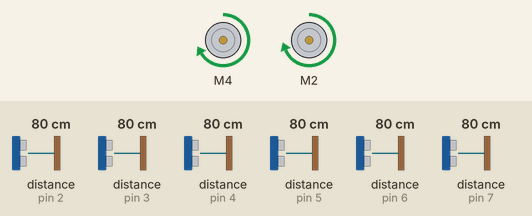
Bench run of a sketch on a simulated Arduino Uno, built with avr-gcc and run on an emulated ATmega328P. On the bench: 2 × DC motor (green arrow = forward, orange = backward, longer = faster). Wiring (inferred from the names in the program): 6 × ultrasonic range finder: trigger pin 8, echo pin 2 / trigger pin 9, echo pin 3 / trigger pin 10, echo pin 4 / trigger pin 11, echo pin 5 / trigger pin 12, echo pin 6 / trigger pin 13, echo pin 7. Inputs (shaded band) come from the test bench; at power-on: distance to the obstacle (sensors on pin 3, pin 6, pin 2, pin 4, pin 5, pin 7) 80 cm. The echo pulse lasts 58.3 µs per cm; no radio packets arrive unless stated.

Above: at 1.2 s.
1.3 s: distance to the obstacle (sensor on pin 3) set to 23 cm
2.8 s: distance to the obstacle (sensor on pin 3) set to 19 cm
At 3.9 s:
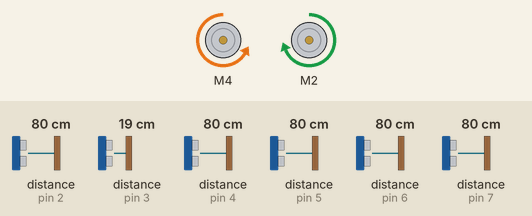
4.3 s: distance to the obstacle (sensor on pin 3) set to 35 cm
At 5.6 s:
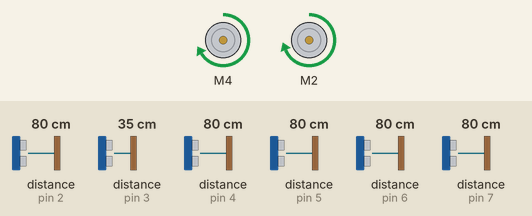
5.9 s: distance to the obstacle (sensor on pin 6) set to 23 cm
7.4 s: distance to the obstacle (sensor on pin 6) set to 18 cm
At 8.3 s:
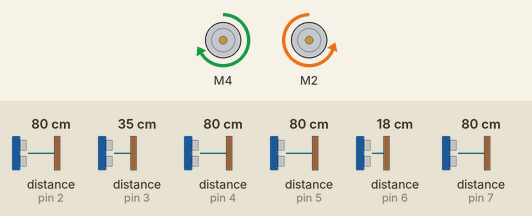
8.9 s: distance to the obstacle (sensor on pin 6) set to 35 cm
At 10.2 s:
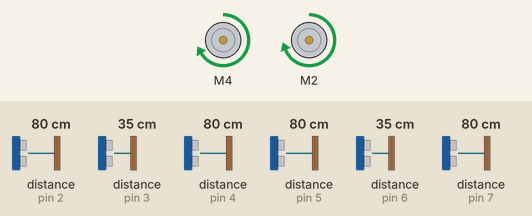
Timing chart, 0 to 11.5 s (numbered marks = the images above; inputs shaded):
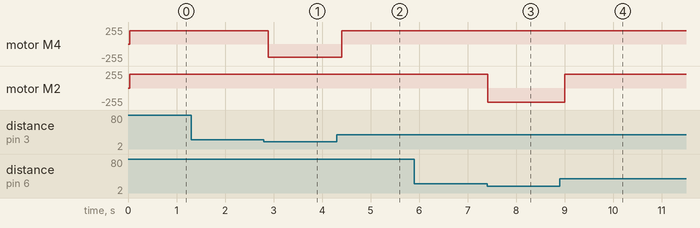

Measured:
- the behaviour switches between 21 and 20 cm on distance to the obstacle (sensor on pin 3) (found by bisection; images 0 and 1)
- the behaviour switches between 21 and 20 cm on distance to the obstacle (sensor on pin 6) (found by bisection; images 2 and 3)
- after the input at 1.3 s, every drawn part: stays the same
- after the input at 2.8 s, motor M4: forward 200/255 → backward 200/255 after 0.09 s
- after the input at 4.3 s, motor M4: backward 200/255 → forward 200/255 after 0.11 s
- after the input at 5.9 s, every drawn part: stays the same
- after the input at 7.4 s, motor M2: forward 210/255 → backward 210/255 at once
- after the input at 8.9 s, motor M2: backward 210/255 → forward 210/255 after 0.10 s

The sketch:

scrappy_algo1_evite_obstacle.ino
```cpp
// (licence header left out)
#include <Adafruit_MotorShield.h>
#include <RH_ASK.h>
#include <SPI.h>

#define FORWARD_ 0
#define BACKWARD_ 2
#define LEFT_ -1
#define RIGHT_ 1


/* Ultrasonic sensors */
const uint8_t echoPin_RIGHT = 2;  // echo signal (receives)
const uint8_t echoPin_right = 3;
const uint8_t echoPin_front_right = 4;
const uint8_t echoPin_front_left = 5;
const uint8_t echoPin_left = 6;
const uint8_t echoPin_LEFT = 7;

const uint8_t trigPin_RIGHT = 8;  // trigger signal (sends)
const uint8_t trigPin_right = 9;
const uint8_t trigPin_front_right = 10;
const uint8_t trigPin_front_left = 11;
const uint8_t trigPin_left = 12;
const uint8_t trigPin_LEFT = 13;


/* LEDs
 * long side : pin
 * short side : ground
 * resistor : 100 Ohm
 */
const uint8_t ledPin_left = 15;
const uint8_t ledPin_back = 16;
const uint8_t ledPin_right = 17;


/* Measurements */
const float safetyDistance = 20; // according with the speed. Expressed in cm
const float robotWidth = 20;  // expressed in cm


/* Movement */
volatile int currentState = FORWARD_; // initial state = forward
const int motorSpeed = 200; // from 0 (off) to 255 (max speed)

// Create the motor shield object with the default I2C address
Adafruit_MotorShield AFMS = Adafruit_MotorShield();
// Or, create it with a different I2C address (say for stacking)
// Adafruit_MotorShield AFMS = Adafruit_MotorShield(0x61);

// Motor 1 -> left / Motor 2 -> right
Adafruit_DCMotor *motorLeft = AFMS.getMotor(4);
Adafruit_DCMotor *motorRight = AFMS.getMotor(2);


/* Communication */
RH_ASK transmitter(2000, 15, 14);  // transmitter pin 14, receiver pin 15 (but receiver is not used)
int msg = currentState;


/*
 * Motors setup and movement
 */
void setupMotors() {
  // Left wheel
  motorLeft->setSpeed(motorSpeed);
  motorLeft->run(FORWARD);
  motorLeft->run(RELEASE);

  // Right wheel
  motorRight->setSpeed(motorSpeed + 10);
  motorRight->run(FORWARD);
  motorRight->run(RELEASE);
}

void moveForward() {
  motorLeft->run(FORWARD);
  motorRight->run(FORWARD);
  msg = FORWARD_;
}

void moveBackward() {
  motorLeft->run(BACKWARD);
  motorRight->run(BACKWARD);

  // turn on back led
  // turnOnLed(ledPin_back);

  msg = BACKWARD_;
}

void moveLeft() {
  motorLeft->run(BACKWARD);
  motorRight->run(FORWARD);

  // turn on left led
  // turnOnLed(ledPin_left);

  msg = LEFT_;
}

void moveRight() {
  motorLeft->run(FORWARD);
  motorRight->run(BACKWARD);

  // turn on right led
  // turnOnLed(ledPin_right);

  msg = RIGHT_;
}


/*
 * Transmitter setup and send message
 */
void setupTransmitter() {
  if (!transmitter.init())
         Serial.println("Init failed");
}

/* Sends the movement to be followed (the int indicating the direction) */
void sendMessage() {
  transmitter.send((uint8_t *) &msg, sizeof(msg));
  transmitter.waitPacketSent();
  delay(20);
}


/*
 * LEDs setup
 */
void setupLeds() {
  pinMode(ledPin_left, OUTPUT);
  pinMode(ledPin_back, OUTPUT);
  pinMode(ledPin_right, OUTPUT);
}

void turnOffAllLeds() {
  digitalWrite(ledPin_left, LOW);
  digitalWrite(ledPin_back, LOW);
  digitalWrite(ledPin_right, LOW);
  delay(100);
}

void turnOnLed(uint8_t ledPin) {
  digitalWrite(ledPin, HIGH);
}


/*
 * Calculates the distance with the information obtained from the sensors
 */
float calculDistance(uint8_t trigPin, uint8_t echoPin) {
  uint32_t duration; // duration of the round trip
  float cm;  // distance of the obstacle

  // The sensor is triggered by a HIGH pulse of 10 or more microseconds.
  // Give a short LOW pulse beforehand to ensure a clean HIGH pulse:
  pinMode(trigPin, OUTPUT);
  digitalWrite(trigPin, LOW);
  delayMicroseconds(3);

  // Start trigger signal
  digitalWrite(trigPin, HIGH);
  delayMicroseconds(10);
  digitalWrite(trigPin, LOW);

  // Read the signal from the sensor: a HIGH pulse whose
  // duration is the time (in microseconds) from the sending
  // of the ping to the reception of its echo off of an object.

  pinMode(echoPin, INPUT);
  duration = pulseIn(echoPin, HIGH);

  // convert the time into a distance
  cm = (float)((duration<<4)+duration)/1000.0; // cm = 17 * duration/1000
  return cm;
}


/*
 * Determines where to move to avoid obstacles
 */
int explore(float cm_front_left, float cm_front_right, float cm_left, float cm_right, float cm_LEFT, float cm_RIGHT) {

  /* Print distance of each sensor - for debugging
  Serial.print(cm_LEFT);
  Serial.print(" - ");
  Serial.print(cm_left);
  Serial.print(" - ");
  Serial.print(cm_front_left);
  Serial.print(" - ");
  Serial.print(cm_front_right);
  Serial.print(" - ");
  Serial.println(cm_right);
  Serial.print(" - ");
  Serial.println(cm_RIGHT);
  */

   // if there is enough space everywhere in front of him then go forward
   if ((cm_front_right > robotWidth + safetyDistance) && (cm_front_left > robotWidth + safetyDistance) && cm_left > safetyDistance && cm_right > safetyDistance) {
         return FORWARD_;
   }
   // if there is not enough space in front of him, but there's enough to turn then turn right or left (where there is more space)
   else if (cm_front_left > safetyDistance || cm_front_right > safetyDistance) {
        if (cm_left > cm_right || cm_LEFT > cm_RIGHT) {
             return LEFT_;
        }
        else {
             return RIGHT_;
        }
   }
   // if there's not enough space anywhere then go backward
   else {
        return BACKWARD_;
   }
}


/*
 * Moves the robot
 */
void navigate()
{
  int resultatExplore;

  // distances from all sides
  float cm_front_left;
  float cm_front_right;
  float cm_left;
  float cm_right;
  float cm_LEFT;
  float cm_RIGHT;

  noInterrupts();
  cm_front_left = calculDistance(trigPin_front_left, echoPin_front_left);
  cm_front_right = calculDistance(trigPin_front_right, echoPin_front_right);
  cm_left = calculDistance(trigPin_left, echoPin_left);
  cm_right = calculDistance(trigPin_right, echoPin_right);
  cm_LEFT = calculDistance(trigPin_LEFT, echoPin_LEFT);
  cm_RIGHT = calculDistance(trigPin_RIGHT, echoPin_RIGHT);

  resultatExplore=explore(cm_front_left, cm_front_right, cm_left, cm_right, cm_LEFT, cm_RIGHT);

  interrupts();

  // if it turns then don't stop turning until it finds free space in front of him
  if ((currentState == RIGHT_ || currentState == LEFT_) && (resultatExplore == LEFT_ || resultatExplore == RIGHT_)) {
    resultatExplore = currentState;
  }

  // turn off leds
  // turnOffAllLeds();

  currentState = resultatExplore;
  motorLeft->run(RELEASE);
  motorRight->run(RELEASE);

  switch(resultatExplore) {
    // move forward
    case FORWARD_:
      //Serial.println("avant");
      moveForward();
      break;

    // move backward
    case BACKWARD_:
      //Serial.println("arriere");
      moveBackward();
      break;

    // move left
    case LEFT_:
      //Serial.println("gauche");
      moveLeft();
      break;

    // move right
    case RIGHT_:
      //Serial.println("droite");
      moveRight();
      break;
  }
}


/*
 * Initial setup
 */
void setup() {
  // initialize serial communication
  Serial.begin(9600);
  AFMS.begin();  // create with the default frequency 1.6KHz

  setupTransmitter();
  setupMotors();
  //setupLeds();
}


/*
 * It's the function that will be called at each tick time. It executes navigate and sends the message
 */
void loop()
{
  navigate();
  sendMessage();
}
```
